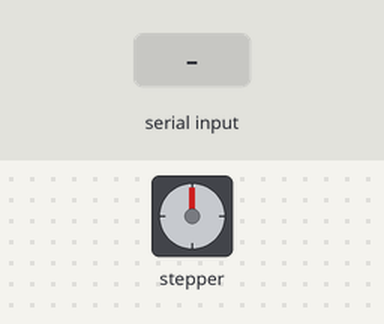
A sketch run on a simulated Arduino Uno, built with avr-gcc and run on an emulated ATmega328P. On the bench: stepper motor. Wiring (inferred from the names in the program): stepper motor (2048 steps per turn assumed): coils pin 8, pin 9, pin 10, pin 11. The inputs (shaded band) are chosen by the test bench. What the sketch prints to the serial monitor is not drawn.

Above: at 1.2 s.
1.3 s: "90,45\n" received over Serial
At 4.23 s:
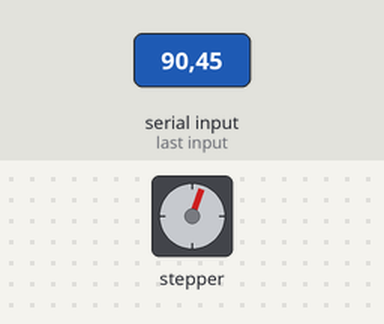
4.3 s: "30,150\n" received over Serial
At 7.23 s:
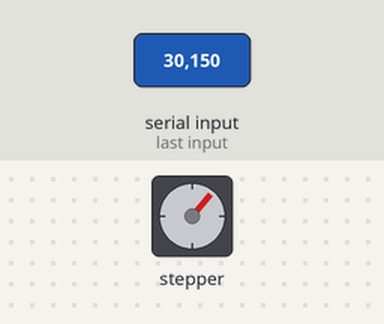
7.3 s: "90\n" received over Serial
At 9.93 s:
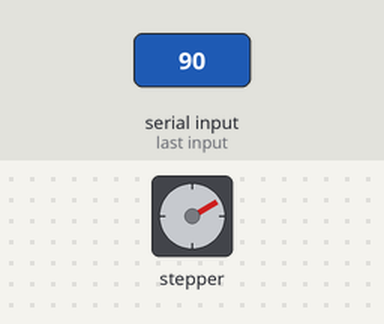
10.3 s: "200\n" received over Serial
At 13.37 s:
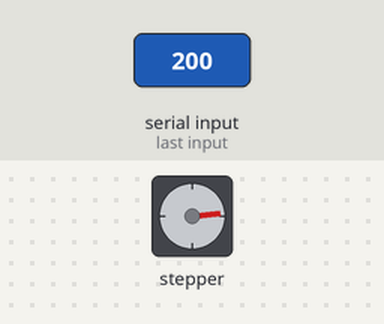
16.3 s: "90,45\n" received over Serial
19.3 s: "30,150\n" received over Serial
Timing chart, 0 to 25.7 s (numbered marks = the images above; inputs shaded):
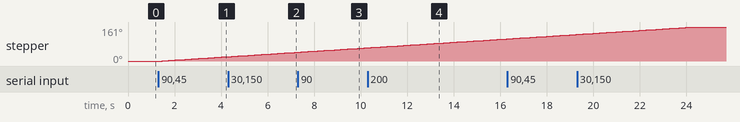

Measured:
- after the input at 1.3 s, stepper: keeps turning clockwise at about 7°/s, starting after 0.16 s

The sketch:

sketch_may28a.ino
```cpp
// Elegir si medio paso o paso completo. Ver también SetDirection.

int respiro=8000; // elegir según el Paso, necesita un mínimo para no trabarse
// con el 28BYJ48, medio paso no necesita respiro, y simple de a dos bobinas necesita 350.
//int Paso [ 8 ][ 4 ] = //doble paso
//   {  {1, 0, 0, 0},
//      {1, 1, 0, 0},
//      {0, 1, 0, 0},
//      {0, 1, 1, 0},
//      {0, 0, 1, 0},
//      {0, 0, 1, 1},
//      {0, 0, 0, 1},
//      {1, 0, 0, 1}
//   };
int Paso [ 4 ][ 4 ] = //paso simple, pero de a dos bobinas
   {  {1, 1, 0, 0},
      {0, 1, 1, 0},
      {0, 0, 1, 1},
      {1, 0, 0, 1}
   };

#define IN1  8 // qué pines de la Arduino van a qué pines del motor
#define IN2  9
#define IN3  10
#define IN4  11

float steps_left; // variable que determina si se mueve o no
boolean Direction = true; // direccion de movimiento
int Steps = 0; // Define el paso actual de la secuencia

void setup()
   { Serial.begin(9600); // para el 28BYJ48 necesita ser 9600
     Serial.print(0); // indicador de que arranca quieto
     pinMode(IN1, OUTPUT); // elige los pines a usar
     pinMode(IN2, OUTPUT);
     pinMode(IN3, OUTPUT);
     pinMode(IN4, OUTPUT);
   }

void loop()
   { if (Serial.available()) // solo arranca si le mando info
  { float steps_left = Serial.parseFloat();
    if (steps_left>0){
      Serial.print(1); // indicador de que está moviéndose
      Direction=true;}
    if (steps_left<0){
      Serial.print(1); // indicador de que está moviéndose
      Direction=false;}


    while(steps_left>0)
        {
           stepper() ;     // Avanza un paso
           steps_left-- ;  // Queda un paso menos
           delay (1) ;
        }
    while(steps_left<0)
        {
           stepper() ;     // Avanza un paso
           steps_left++ ;  // Queda un paso menos
           delay (1) ;
        }
      if (steps_left==0){ // apaga todas las bobinas
      digitalWrite( IN1, 0 );
      digitalWrite( IN2, 0 );
      digitalWrite( IN3, 0 );
      digitalWrite( IN4, 0 );
      Serial.print(0); // indicador de que está detenido
      }
   }
   }

void stepper()            //Avanza un paso
   {  digitalWrite( IN1, Paso[Steps][ 0] );
   delayMicroseconds(respiro);
      digitalWrite( IN2, Paso[Steps][ 1] );
   delayMicroseconds(respiro);
      digitalWrite( IN3, Paso[Steps][ 2] );
   delayMicroseconds(respiro);
      digitalWrite( IN4, Paso[Steps][ 3] );

      SetDirection();
   }

void SetDirection() // pone los pasos en modulo 4 o modulo 8
   {
      if(Direction)
         Steps++;
      else
         Steps--;

      //Steps = ( Steps + 8 ) % 8 ; // quiero que Steps vaya de 0 a 7
      Steps = ( Steps + 4 ) % 4 ; // quiero que Steps vaya de 0 a 3
   }
```
